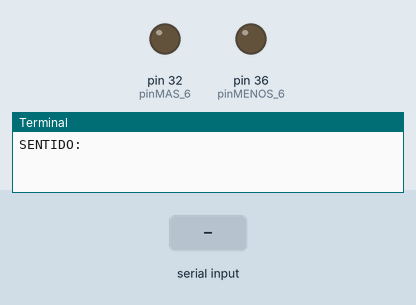
Bench run of a program on a simulated Raspberry Pi (header pin numbers). Parts: output pins drawn as LEDs (lit = HIGH), the last lines printed to the terminal. The test bench sets the inputs (shaded band).

Above: at 1.2 s.
1.3 s: "cw" typed at the terminal
At 2.0 s:
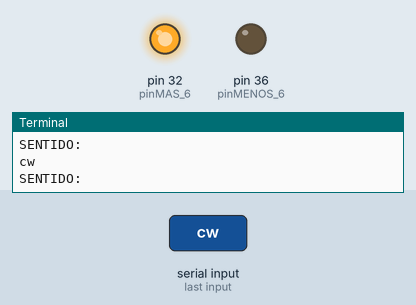
2.8 s: "ccw" typed at the terminal
At 3.2 s:
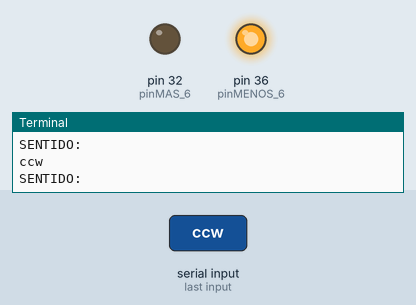
4.3 s: "n" typed at the terminal
At 5.5 s:
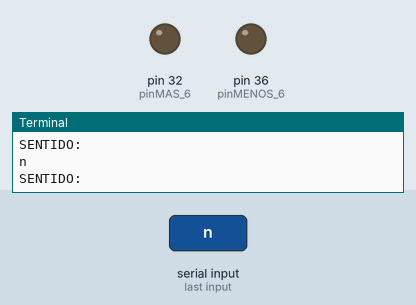
Timing chart, 0 to 7.3 s (numbered marks = the images above; inputs shaded):
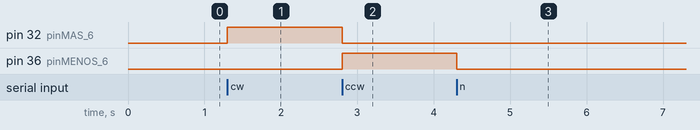

The program:

motor6.py
```python
import RPi.GPIO as GPIO
import time

GPIO.setwarnings(False)
GPIO.setmode(GPIO.BOARD)

#Asignacion Pines

pinMAS_6 = 32
pinMENOS_6 = 36


GPIO.setup(pinMAS_6,GPIO.OUT)
GPIO.setup(pinMENOS_6,GPIO.OUT)

try:
	GPIO.output(pinMAS_6,GPIO.LOW)
	GPIO.output(pinMENOS_6,GPIO.LOW)

	while True:
		sent = str(raw_input("SENTIDO:"))
		if sent == "cw":
			GPIO.output(pinMAS_6,GPIO.HIGH)
			GPIO.output(pinMENOS_6,GPIO.LOW)
		elif sent == "ccw":
			GPIO.output(pinMAS_6,GPIO.LOW)
			GPIO.output(pinMENOS_6,GPIO.HIGH)
		elif sent == "n":
			GPIO.output(pinMAS_6,GPIO.LOW)
			GPIO.output(pinMENOS_6,GPIO.LOW)


except KeyboardInterrupt:
	#GPIO.output(pinMAS_6,GPIO.LOW)
	#GPIO.output(pinMENOS_6,GPIO.LOW)
	GPIO.cleanup()
```

Measured:
- after the input at 1.3 s, pin 32 (pinMAS_6): LOW → HIGH at once
- after the input at 2.8 s, pin 32 (pinMAS_6): HIGH → LOW at once; pin 36 (pinMENOS_6): LOW → HIGH at once
- after the input at 4.3 s, pin 36 (pinMENOS_6): HIGH → LOW at once
